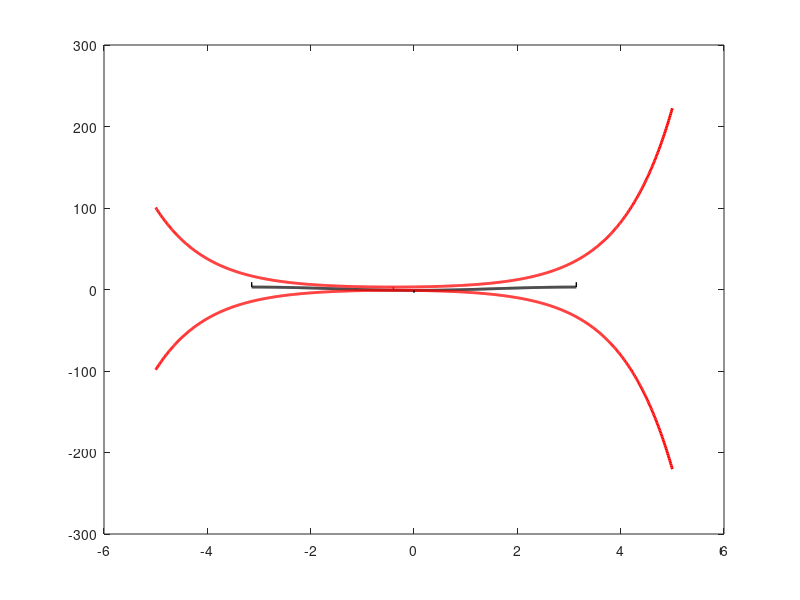

Here is the MATLAB script that generated this plot: (Note: this script raises an error after producing the figure.)
%{
    --------------------------------------------------------------
    Author(s):    [Erik Orvehed HILTUNEN , Yannick DE BRUIJN]
    Date:         [Mai 2025]
    Description:  [Spectral plot non-Hermitian Hamiltonian]
    --------------------------------------------------------------
%}

% --- Define the Parameters ---
    v     = 1;             
    gamma = 0.4;      
    fs    = 18;

    beta_fix     = - gamma;         
    alpha_fix_0  = 0;
    alpha_fix_pi = pi;
    
 % --- Define the range of the bands ---
    alpha = linspace(-pi, pi, 1000);  
    beta  = linspace(-5,   5, 1000);
    
% --- Compute the band functions ---
    f_alpha    = v - 2 * cos(alpha) .* cosh(gamma + beta_fix);
    f_beta_pi  = v - 2 * cos(alpha_fix_pi) .* cosh(gamma + beta);
    f_beta_0   = v - 2 * cos(alpha_fix_0) .* cosh(gamma + beta);
    
    % --- Compute the limit of the spectrum ---
    Upper_gap = v - 2 * cos(pi) .* cosh(gamma + beta_fix);
    Lower_gap = v - 2 * cos(0) .* cosh(gamma + beta_fix);

% --- Plot the Band functions ---
    figure;
    plot(alpha, f_alpha, 'k', 'LineWidth', 2);
    hold on;
    plot(beta,            f_beta_pi,                 'r-', 'LineWidth', 2);
    plot(beta,            f_beta_0,                  'r-', 'LineWidth', 2);
    plot([0 0],           [Lower_gap-3 Lower_gap],   'k-', 'LineWidth', 1); 
    plot([pi pi],         [Upper_gap 3 * Upper_gap], 'k-', 'LineWidth', 1);
    plot([-pi -pi],       [Upper_gap 3 * Upper_gap], 'k-', 'LineWidth', 1);
    plot([-gamma -gamma], [Lower_gap  Upper_gap],    'r-', 'LineWidth', 1);

    yline(Upper_gap, 'k--', 'LineWidth', 1);
    yline(Lower_gap, 'k--', 'LineWidth', 1);
    grid off;
    ylim([Lower_gap - 1, Upper_gap + 1]);
 % --- LaTeX labels and ticks ---
    xlabel('$\alpha$ and $\beta$ respectively', 'Interpreter', 'latex', 'FontSize', fs);
    ylabel('$\lambda^{\alpha, \beta, \gamma}$' , 'Interpreter', 'latex', 'FontSize', fs);
    
    % --- Set LaTeX-formatted ticks ---
    xticks([-pi, 0, pi]); 
    xticklabels({'$-\pi$', '$0$', '$\pi$'});
    set(gca, 'FontSize', fs+4, 'TickLabelInterpreter', 'latex');
    set(gcf, 'Position', [100, 100, 500, 400]); 
